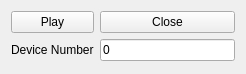
<?xml version="1.0" encoding="UTF-8"?>
<ui version="4.0">
 <class>VideoControlWidget</class>
 <widget class="QWidget" name="VideoControlWidget">
  <property name="geometry">
   <rect>
    <x>0</x>
    <y>0</y>
    <width>246</width>
    <height>74</height>
   </rect>
  </property>
  <property name="maximumSize">
   <size>
    <width>250</width>
    <height>100</height>
   </size>
  </property>
  <property name="windowTitle">
   <string>Form</string>
  </property>
  <layout class="QGridLayout" name="gridLayout">
   <item row="0" column="1">
    <widget class="QPushButton" name="pushButton_video_close">
     <property name="maximumSize">
      <size>
       <width>170</width>
       <height>16777215</height>
      </size>
     </property>
     <property name="text">
      <string>Close</string>
     </property>
    </widget>
   </item>
   <item row="1" column="0">
    <widget class="QLabel" name="label">
     <property name="maximumSize">
      <size>
       <width>170</width>
       <height>16777215</height>
      </size>
     </property>
     <property name="text">
      <string>Device Number</string>
     </property>
    </widget>
   </item>
   <item row="0" column="0">
    <widget class="QPushButton" name="pushButton_video_play_stop">
     <property name="maximumSize">
      <size>
       <width>170</width>
       <height>16777215</height>
      </size>
     </property>
     <property name="text">
      <string>Play</string>
     </property>
    </widget>
   </item>
   <item row="1" column="1">
    <widget class="QLineEdit" name="lineEdit_device_number">
     <property name="maximumSize">
      <size>
       <width>170</width>
       <height>16777215</height>
      </size>
     </property>
     <property name="text">
      <string>0</string>
     </property>
     <property name="maxLength">
      <number>10</number>
     </property>
    </widget>
   </item>
  </layout>
 </widget>
 <resources/>
 <connections/>
</ui>
